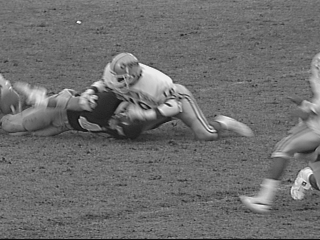
#> input picture FPGA_GİRDİLERİ_ÇIKTILARI/football_Qvga.tif, 320 x 240 px, found by its file name
$ python gorev3_median.py
#> lines starting #> are read from the running program, lines starting #| are printed output that depends on the picture
import numpy as np
import cv2

img = cv2.imread("C:/Users/PC/Desktop/t/image_compression/football_Qvga.tif")
#> img is the input picture: shape (240, 320, 3); min 13, max 246, mean 110.7

#cv2.imshow("Original image",img)
#print(img.shape)

img = cv2.cvtColor(img, cv2.COLOR_BGR2GRAY)
#> img: shape (240, 320)

genislik=img.shape[1]
#> genislik = 320
yukseklik=img.shape[0]
#> yukseklik = 240

median_son=np.zeros((yukseklik,genislik))
for i in range (0,yukseklik-2):
    for j in range (0,genislik-2):
        liste=[]
        liste.append(img[i][j])
        liste.append(img[i][j+1])
        liste.append(img[i][j+2])
        liste.append(img[i+1][j])
        liste.append(img[i+1][j+1])
        liste.append(img[i+1][j+2])
        liste.append(img[i+2][j])
        liste.append(img[i+2][j+1])
        liste.append(img[i+2][j+2])
        liste.sort()
        median_son[i+1][j+1]=liste[4]
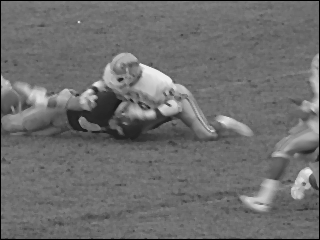
#> median_son: shape (240, 320) float64; min 0, max 235, mean 109.8
median_son=np.uint8(median_son)

cv2.imshow("Gorev3 Python",median_son)

cv2.waitKey(1)

$ run again, with FPGA_GİRDİLERİ_ÇIKTILARI/gorev3_fpga_cikti.PNG saved as FPGA_GİRDİLERİ_ÇIKTILARI/football_Qvga.tif
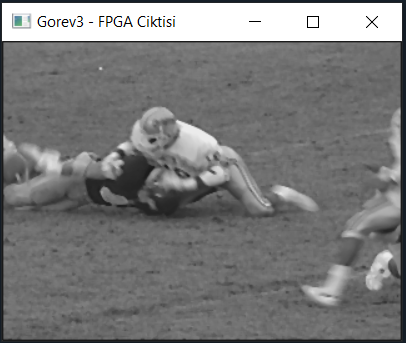
#> input picture FPGA_GİRDİLERİ_ÇIKTILARI/gorev3_fpga_cikti.PNG, 406 x 343 px, found by its file name
#> img is the input picture: shape (343, 406, 3); mean B, G, R 122.8, 122.7, 122.4
#> img: shape (343, 406)
#> after the loop `for i in range (0,yukseklik-2):`:
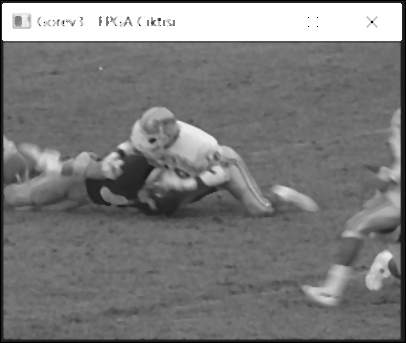
#> median_son: shape (343, 406) float64; min 0, max 255, mean 123
